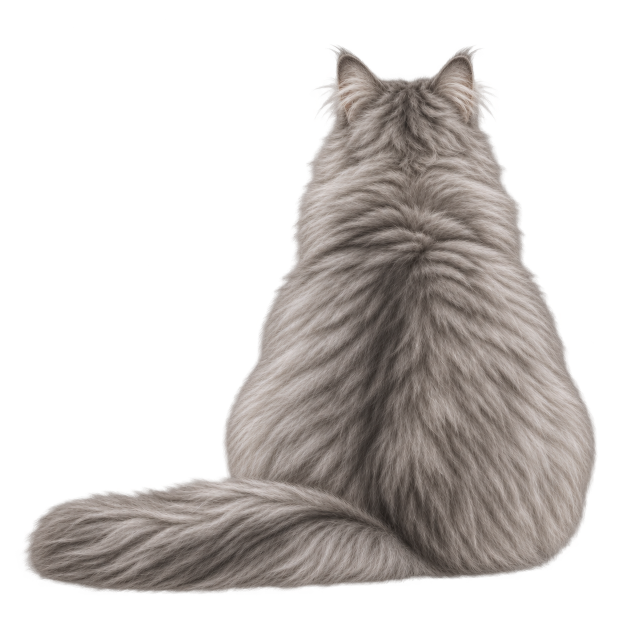
#> input picture draft-assets/codex-v12/head-turns-rear/rear-centre.png, 1254 x 1254 px (shown at 1/2 size)
$ python Register-HeadTurnsV12.py
#> lines starting #> are read from the running program, lines starting #| are printed output that depends on the picture
"""V12 3R: register the Codex head-turn frames for states 6 (rear), 7 (look-back) and 8 (side) into the 1024 runtime canvas.

Inputs (read only): draft-assets/codex-v12/head-turns-{rear,lookback,side}/<family>-<direction>.png, 1254 x 1254 RGBA,
five directions per family, each a whole cat drawn fresh by an image model (bodies are similar, not pixel-identical).

1. The CENTRE frame is the family's new body. It is uniformly resampled (LANCZOS on premultiplied alpha, as
   Register-ApprovedSittingV11.py; no repaint, no retexture) into the 1024 canvas by the state's size rule:
     rear (6), side (8): seated height (top alpha >= 64 row to supportY, Apply-OwnerSizesV12.py's measure) equals
       today's DEV still's, so the unchanged renderWidthAtSmall keeps them matched to sit/000 (owner exception);
     look-back (7): ear-apex and eye spacing (manual landmarks, +/-3 px) match today's still on screen at its
       unchanged width 241.06 (so the size Hatt accepted stays).
   Support line: rear 930 with the butt on it (tail may overhang), side 944 (25%-row rule, as v11), look-back 944
   with the 25% row 4 px above it (today's still has its support 5 of its native px = 4 new px below that row).
   Horizontal: the lower-body centroid sits where today's still's does, relative to the anchor (x 512).
2. The other four frames are registered to the centre by the lower body (D2): one uniform scale (searched for the
   best lower-body mask IoU) and a translation that matches the lower-body centroid, over the family's stability
   band (the same band app/DevArtwork.cs Band() uses for --test-body-stability).
3. Every frame is written whole (head, body, paws, tail together). No head is cut out or pasted.

Writes draft-assets/head-turns-v12/<family>/<direction>.png, planning/head-turns-registration-v12.json and the
family sheets local-data/reference-review/v12/<family>.png. A family whose frames drift more than 3 native px from
the centre is marked out of the pack (the threshold is never loosened)."""
import hashlib
import json
from pathlib import Path

import cv2
import numpy as np
from PIL import Image, ImageDraw, ImageFont

ROOT = Path(__file__).resolve().parents[2]
OUT = ROOT / 'draft-assets/head-turns-v12'
SHEETS = ROOT / 'local-data/reference-review/v12'
RECORD = ROOT / 'planning/head-turns-registration-v12.json'
CANVAS, ROOT_X, MARGIN = 1024, 512, 4
DIRECTIONS = ['far-left', 'left', 'centre', 'right', 'far-right']
THRESHOLD_PX = 3.0
SIT_SEATED_SCREEN = 422 * 480.0 / 1024   # sit/000: ear tip 522 to support 944 at width 480 (sizes-owner-v12.json)

FAMILIES = {
    'rear': {
        'id': 6, 'label': '6. Sitting away (Codex head-turn centre, DEV)', 'folder': 'draft-assets/codex-v12/head-turns-rear',
        'old': {'source': 'draft-assets/restore-v11/rear.png', 'anchorX': 512, 'supportY': 930, 'width': 423.76},
        'width': 423.76, 'supportY': 930, 'sizeRule': 'seatedHeight', 'supportRule': 'butt',
        # Manual landmarks on rear-centre.png (+/-3 px): ear apexes; head box for the tracker's head point.
        'earApexes': [[690, 110], [925, 108]], 'headBox': [640, 95, 975, 330],
        # Stability band (canvas rows y0..y1, columns x >= x0): haunches below the shoulders, above the tail.
        'band': [800, 905, 470],
    },
    'lookback': {
        'id': 7, 'label': '7. Sitting look-back (Codex head-turn centre, DEV)', 'folder': 'draft-assets/codex-v12/head-turns-lookback',
        'old': {'source': 'draft-assets/numbered-sizing-v2/sit-lookback.png', 'anchorX': 3 + 1191 / 2.0, 'supportY': 1091, 'width': 241.05705275229357},
        'width': 241.05705275229357, 'supportY': 944, 'sizeRule': 'headLandmarks', 'supportRule': 'row25', 'supportBelowRow25': 4,
        # Manual landmarks (+/-3 px): solid pinna apexes and eye centres, on today's still and on lookback-centre.png.
        'oldLandmarks': {'earApexLeft': [797.5, 132.5], 'earApexRight': [1102.5, 121], 'eyeLeft': [917.5, 302.5], 'eyeRight': [1030, 295]},
        'landmarks': {'earApexLeft': [777.5, 150], 'earApexRight': [1100, 117.5], 'eyeLeft': [911, 320], 'eyeRight': [1032.5, 312.5]},
        'headBox': [745, 105, 1175, 470],
        'band': [700, 900, 470],
    },
    'side': {
        'id': 8, 'label': '8. Sitting side (Codex head-turn centre, DEV)', 'folder': 'draft-assets/codex-v12/head-turns-side',
        'old': {'source': 'draft-assets/restore-v11/side.png', 'anchorX': 512, 'supportY': 944, 'width': 410.87},
        'width': 410.87, 'supportY': 944, 'sizeRule': 'seatedHeight', 'supportRule': 'row25',
        'headBox': [790, 60, 1130, 400],
        'band': [720, 935, 420],
    },
}


def sha(path):
    return hashlib.sha256(Path(path).read_bytes()).hexdigest()


def rel(path):
    return Path(path).relative_to(ROOT).as_posix()


def alpha_of(image):
    return np.asarray(image.getchannel('A'), dtype=np.uint8)


def top64(alpha):
    return int(np.nonzero((alpha >= 64).any(axis=1))[0].min())


# [10 lines left out: function row25, not called in this run]


def butt_row(alpha, spine_x):
    """Rear: median bottom (alpha >= 128) of the columns 30-60% of the way from the spine to the right flank,
    where the body (not the tail, which lies to the left) meets the floor."""
    cols = np.nonzero((alpha >= 128).any(axis=0))[0]
    right = cols.max()
    h = right - spine_x
    xs = range(int(spine_x + 0.3 * h), int(spine_x + 0.6 * h) + 1)
    bottoms = [np.nonzero(alpha[:, x] >= 128)[0].max() for x in xs]
    return float(np.median(bottoms))


def lower_body_x(alpha, support, seated):
    """x centroid (alpha > 64) of rows 5-35% of the seated height above the support line (placement only)."""
    y0, y1 = int(round(support - 0.35 * seated)), int(round(support - 0.05 * seated))
    ys, xs = np.nonzero(alpha[y0:y1 + 1] > 64)
    return float(xs.mean())


def scaled_rgba(image, scale):
    w, h = image.size
    size = (max(1, round(w * scale)), max(1, round(h * scale)))
    return image.convert('RGBa').resize(size, Image.LANCZOS).convert('RGBA'), size[0] / w


def place(scaled, ox, oy):
    canvas = Image.new('RGBA', (CANVAS, CANVAS), (0, 0, 0, 0))
    sx, sy = max(0, -ox), max(0, -oy)
    dx, dy = max(0, ox), max(0, oy)
    w = min(scaled.width - sx, CANVAS - dx)
    h = min(scaled.height - sy, CANVAS - dy)
    if w > 0 and h > 0:
        canvas.alpha_composite(scaled.crop((sx, sy, sx + w, sy + h)), (dx, dy))
    return canvas


def place_alpha(alpha_scaled, ox, oy):
    out = np.zeros((CANVAS, CANVAS), dtype=np.uint8)
    sx, sy = max(0, -ox), max(0, -oy)
    dx, dy = max(0, ox), max(0, oy)
    w = min(alpha_scaled.shape[1] - sx, CANVAS - dx)
    h = min(alpha_scaled.shape[0] - sy, CANVAS - dy)
    if w > 0 and h > 0:
        out[dy:dy + h, dx:dx + w] = alpha_scaled[sy:sy + h, sx:sx + w]
    return out


def band_mask(alpha, band):
    y0, y1, x0 = band
    mask = np.zeros(alpha.shape, dtype=bool)
    mask[y0:y1 + 1, x0:] = alpha[y0:y1 + 1, x0:] > 64
    return mask


def centroid(mask):
    ys, xs = np.nonzero(mask)
    if len(xs) == 0:
        return None
    return float(xs.mean()), float(ys.mean())


def iou(a, b):
    union = np.logical_or(a, b).sum()
    return float(np.logical_and(a, b).sum() / union) if union else 0.0


def visible_box(alpha, threshold=8):
    ys, xs = np.nonzero(alpha > threshold)
    return [int(xs.min()), int(ys.min()), int(xs.max() - xs.min() + 1), int(ys.max() - ys.min() + 1)]


# [4 lines left out: function check_fits, not called in this run]


def dist(a, b):
    return float(np.hypot(a[0] - b[0], a[1] - b[1]))


def register_centre(name, fam):
#> called with name = 'rear'
    src_path = ROOT / fam['folder'] / f'{name}-centre.png'
    image = Image.open(src_path).convert('RGBA')
#> image is the input picture: PIL image 1254x1254 RGBA; mean R, G, B, A 60.4, 55.8, 53.2, 101.5
    src_alpha = alpha_of(image)
#> in alpha_of, `return np.asarray(image.getchannel('A'), dtype=np.uint8)`:
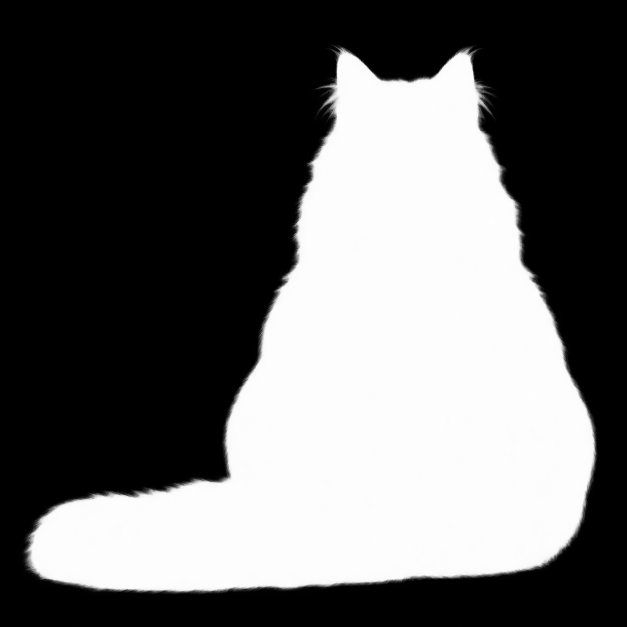
#> returned value: shape (1254, 1254) (shown at 1/2 size); min 0, max 255, mean 101.5
    old = fam['old']
    old_image = Image.open(ROOT / old['source']).convert('RGBA')
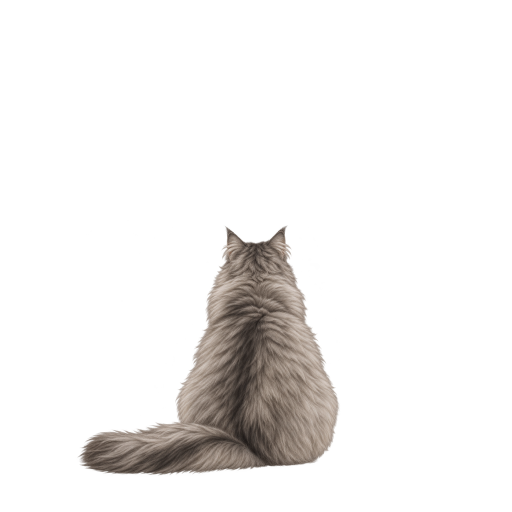
#> input picture draft-assets/restore-v11/rear.png, 1024 x 1024 px (shown at 1/2 size)
#> old_image is the input picture: PIL image 1024x1024 RGBA; mean R, G, B, A 16.7, 15, 13.7, 30
    old_alpha = alpha_of(old_image)
#> in alpha_of (call 2), `return np.asarray(image.getchannel('A'), dtype=np.uint8)`:
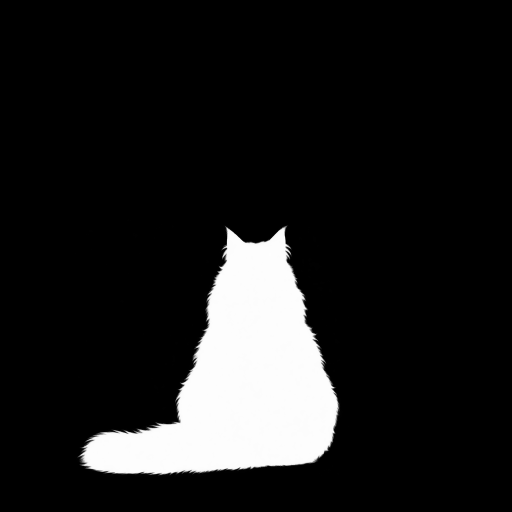
#> returned value: shape (1024, 1024) (shown at 1/2 size); min 0, max 255, mean 30
    old_rate = old['width'] / old_image.width            # screen px (small) per old native px
    new_rate = fam['width'] / CANVAS                      # screen px (small) per new native px
    old_seated = old['supportY'] - top64(old_alpha)
#> old_seated = 478
    info = {'source': rel(src_path), 'sourceSHA256': sha(src_path), 'sizeRule': fam['sizeRule'], 'supportRule': fam['supportRule'],
            'today': {'source': old['source'], 'sha256': sha(ROOT / old['source']), 'nativeWidth': old_image.width,
                      'anchorX': old['anchorX'], 'supportY': old['supportY'], 'renderWidthAtSmall': old['width'],
                      'seatedNativePx': old_seated, 'seatedScreenPx': round(old_seated * old_rate, 3)}}

    if fam['supportRule'] == 'butt':
        spine = (fam['earApexes'][0][0] + fam['earApexes'][1][0]) / 2
        support_src = butt_row(src_alpha, spine)
#> in butt_row, `cols = np.nonzero((alpha >= 128).any(axis=0))[0]`: cols = 1138 values from 53 to 1190
#> in butt_row, `right = cols.max()`: right = 1190
#> in butt_row, `h = right - spine_x`: h = 382.5
#> in butt_row, `bottoms = [np.nonzero(alpha[:, x] >= 128)[0].max() for x in xs]`: bottoms = 116 values, max 1152 at index 2, min 1141 at index 109, mean 1147.6
#> support_src = 1148
        # The same rule on today's rear still (spine x 512) must give its owner-set butt row 930 (+/-3).
        check = butt_row(old_alpha, old['anchorX'])
#> check = 929
        assert abs(check - old['supportY']) <= 3, f'butt rule gives {check} on today\'s rear still, not {old["supportY"]}'
        info['buttRule'] = {'spineX': spine, 'sourceRow': support_src, 'todayStillRow': check}
    else:
        support_src = row25(src_alpha)
        info['row25Source'] = support_src

    if fam['sizeRule'] == 'seatedHeight':
        target_seated = SIT_SEATED_SCREEN / new_rate
        scale = target_seated / (support_src - top64(src_alpha))
#> scale = 0.453
    else:
        o, n = fam['oldLandmarks'], fam['landmarks']
        ratios = {'earApexSpacing': dist(o['earApexLeft'], o['earApexRight']) / dist(n['earApexLeft'], n['earApexRight']),
                  'eyeSpacing': dist(o['eyeLeft'], o['eyeRight']) / dist(n['eyeLeft'], n['eyeRight'])}
        # Same on-screen size: new native = old native x old_rate / new_rate.
        scale = float(np.mean(list(ratios.values()))) * old_rate / new_rate
        info['landmarkRatiosOldToNewSource'] = {k: round(v, 5) for k, v in ratios.items()}
        target_seated = None

    for _ in range(4):
        scaled, eff = scaled_rgba(image, scale)
        target_row = fam['supportY'] - fam.get('supportBelowRow25', 0)
        oy = int(round(target_row - support_src * eff))
        a_scaled = alpha_of(scaled)
        trial = place_alpha(a_scaled, 0, oy)
        seated = fam['supportY'] - top64(trial)
        if target_seated is None or abs(seated - target_seated) <= 0.5:
            break
        scale *= target_seated / seated
#> this loop made 2 passes
#> (eff, oy, sx in place_alpha, sy in place_alpha, dx in place_alpha, dy in place_alpha) on pass 1: (0.453, 410, 0, 0, 0, 410)
#> pass 1, in register_centre, `scaled, eff = scaled_rgba(image, scale)`:
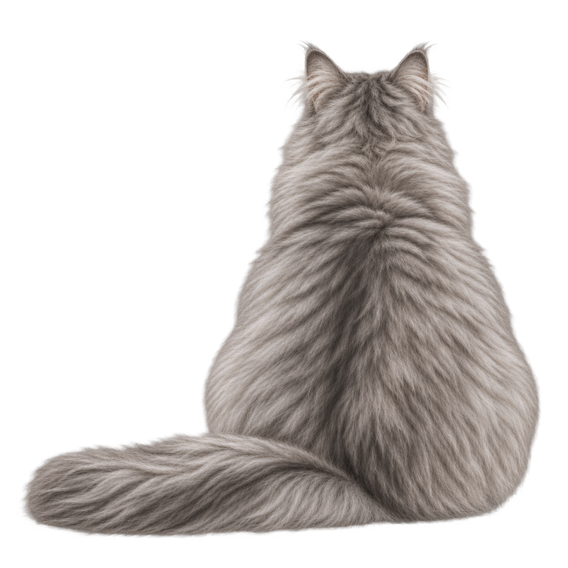
#> scaled: PIL image 568x568 RGBA; mean R, G, B, A 60.1, 55.5, 52.9, 101.5; transparent parts drawn white
#> pass 1, in register_centre, `a_scaled = alpha_of(scaled)`:
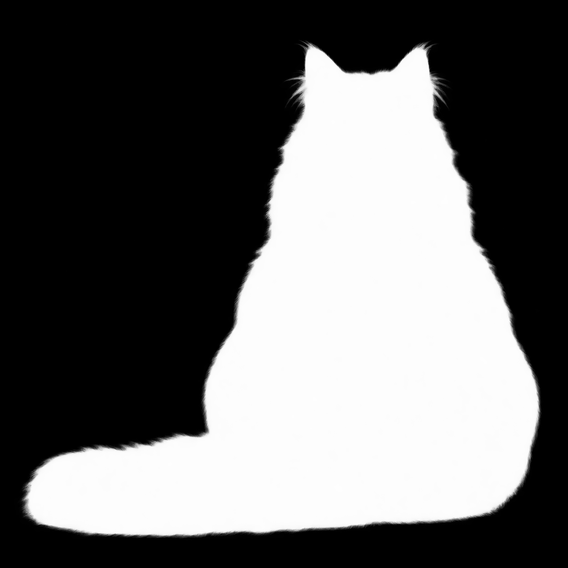
#> a_scaled: shape (568, 568); min 0, max 255, mean 101.5
#> (the rest of the program and of its run is left out)
